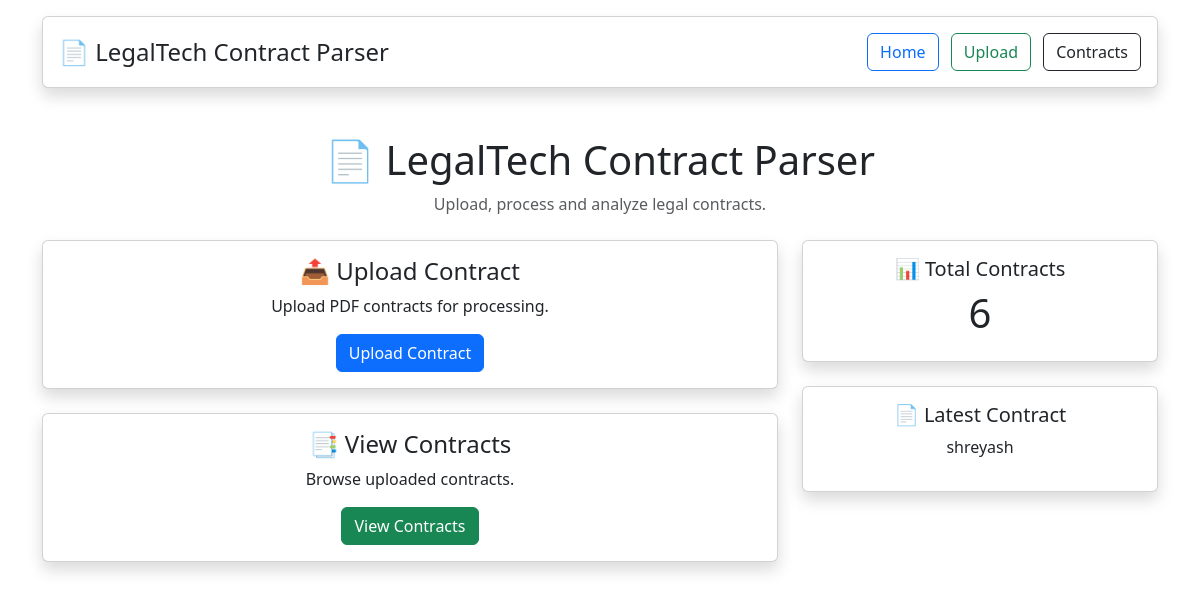
/, run on an earlier commit of the app's database.
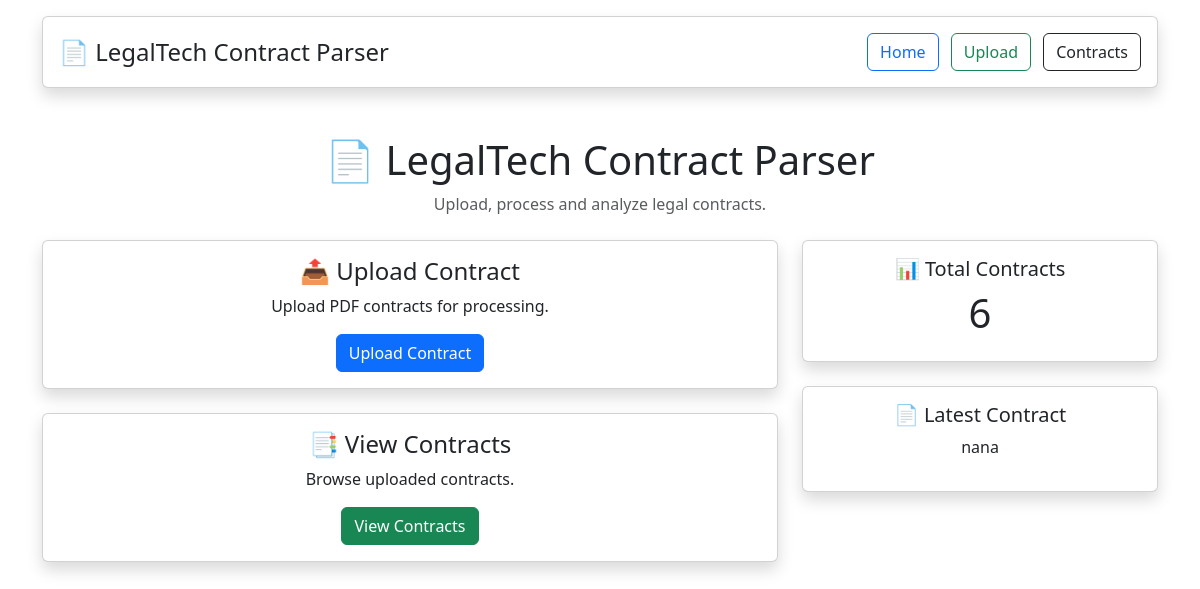
And on a later commit of the database.
### contracts/models.py (models this page shows, shortened)
class Contract(models.Model):
    title = models.CharField(max_length=255)
    uploaded_file = models.FileField(upload_to='contracts/')
    extracted_text = models.TextField(blank=True)
    uploaded_at = models.DateTimeField(auto_now_add=True)

### contracts/views.py (the view)
# urls.py: 2. Add a URL to urlpatterns:  path('', views.home, name='home')
def home(request):
    total_contracts = Contract.objects.count()
    latest_contract = Contract.objects.order_by(
        '-uploaded_at'
    ).first()
    return render(
        request,
        'contracts/home.html',
        {
            'total_contracts': total_contracts,
            'latest_contract': latest_contract
        }
    )

### contracts/Templates/contracts/home.html (shortened to what this page needs)
<!DOCTYPE html>
<html>
<head>
    <link href="https://cdn.jsdelivr.net/npm/bootstrap@5.3.3/dist/css/bootstrap.min.css" rel="stylesheet">
</head>
<body>
{% include 'contracts/navbar.html' %}
<div class="container mt-5">
    <div class="text-center mb-4">
        <h1>📄 LegalTech Contract Parser</h1>
        <p class="text-muted">
            Upload, process and analyze legal contracts.
        </p>
    </div>
    <div class="row">
        <div class="col-md-8">
            <div class="card shadow mb-4">
                <div class="card-body text-center">
                    <h4>📤 Upload Contract</h4>
                    <p>
                        Upload PDF contracts for processing.
                    </p>
                    <a href="/upload/" class="btn btn-primary">
                        Upload Contract
                    </a>
                </div>
            </div>
            <div class="card shadow">
                <div class="card-body text-center">
                    <h4>📑 View Contracts</h4>
                    <p>
                        Browse uploaded contracts.
                    </p>
                    <a href="/contracts/" class="btn btn-success">
                        View Contracts
                    </a>
                </div>
            </div>
        </div>
        <div class="col-md-4">
            <div class="card shadow mb-4">
                <div class="card-body text-center">
                    <h5> 📊 Total Contracts</h5>
                    <h1>{{ total_contracts }}</h1>
                </div>
            </div>
            <div class="card shadow">
                <div class="card-body text-center">
                    <h5> 📄 Latest Contract</h5>
                    <p>
                        {% if latest_contract %}
                            {{ latest_contract.title }}
                        {% else %}
                            No Contracts Available
                        {% endif %}
                    </p>
                </div>
            </div>
        </div>
    </div>
</div>
</body>
</html>

What changed in the data, as far as the page shows it:
removed Contract: title "shreyash"
added Contract: title "nana"
